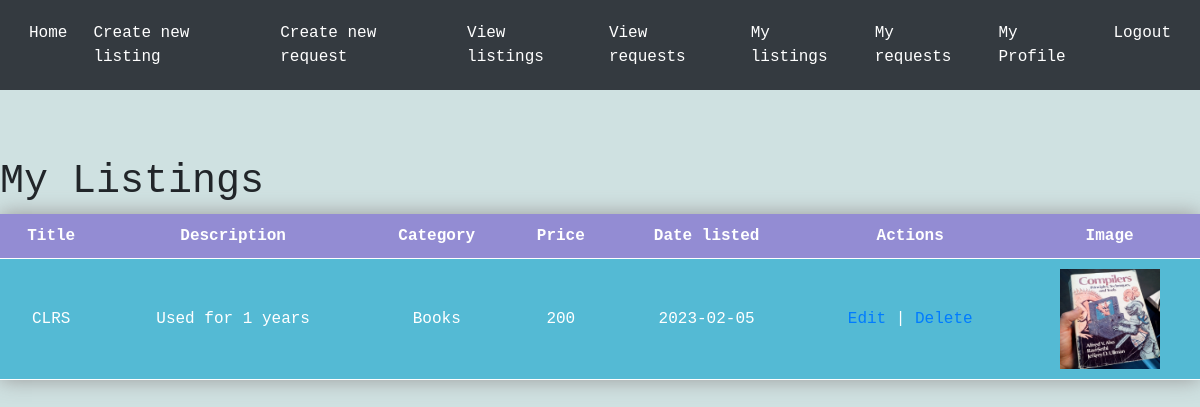
Page /viewmylistings (signed in) on the committed database.
### tables this page shows
CREATE TABLE listings (
    id INTEGER PRIMARY KEY AUTOINCREMENT,
    user_id INTEGER NOT NULL,
    title TEXT NOT NULL,
    description TEXT NOT NULL,
    category TEXT NOT NULL,
    price INTEGER NOT NULL,
    date DATE,
    FOREIGN KEY (user_id) REFERENCES Users(id)
);

### app.py (the view)
@app.route('/viewmylistings')
def viewmylistings():
    conn = sqlite3.connect('database.db')
    c = conn.cursor()
    c.execute("SELECT * FROM listings where user_id = ?",(session['id'],))
    listings = c.fetchall()
    return render_template('viewmylistings.html', listings=listings)

### templates/viewmylistings.html (shortened to what this page needs)
{% extends 'base.html' %}
{% block content %}
    <h1>My Listings</h1>
    <table class="neon-table">
        <tr>
            <th>Title</th>
            <th>Description</th>
            <th>Category</th>
            <th>Price</th>
            <th>Date listed</th>
            <th>Actions</th>
            <th>Image</th>
        </tr>
        {% for listing in listings %}
        <tr>
            <td>{{listing[2]}}</td>
            <td>{{listing[3]}}</td>
            <td>{{listing[4]}}</td>
            <td>{{listing[5]}}</td>
            <td>{{listing[6]}}</td>
            <td><a href="/editlisting/{{listing[0]}}">Edit</a> | <a href="/deletelisting/{{listing[0]}}" onclick="return confirm('Are you sure want to delete this listing?')">Delete</a></td>
            <td><img src="{{ url_for('static',filename='uploads/'+ listing[0]|string +'.jpg') }}"  alt="{{ listing[4] }}" width="100" height="100"></td>
        </tr>
        {% endfor %}
    </table>
{% endblock %}

### templates/base.html (style rules this page uses)
body { background-color: #fafafa; font-family: 'JetBrains Mono', monospace; }
body { background-color: #cfe1e1; font-family: 'JetBrains Mono', monospace; }
.neon-table { width: 100%; border-collapse: collapse; box-shadow: 0 0 20px #999898; }
.neon-table th, .neon-table td { padding: 10px; text-align: center; border-bottom: 1px solid #ffffff; }
.neon-table th { background-color: #938cd3; color: #ffffff; font-weight: bold; }
.neon-table tr:nth-child(even) { background-color: #54bad4; color: #ffffff; }
.neon-table tr:nth-child(odd) { background-color: #82e7d3; color: #ffffff; }

### rows in the picture
listings: title "CLRS", description "Used for 1 years", category "Books", price "200", date "2023-02-05"
